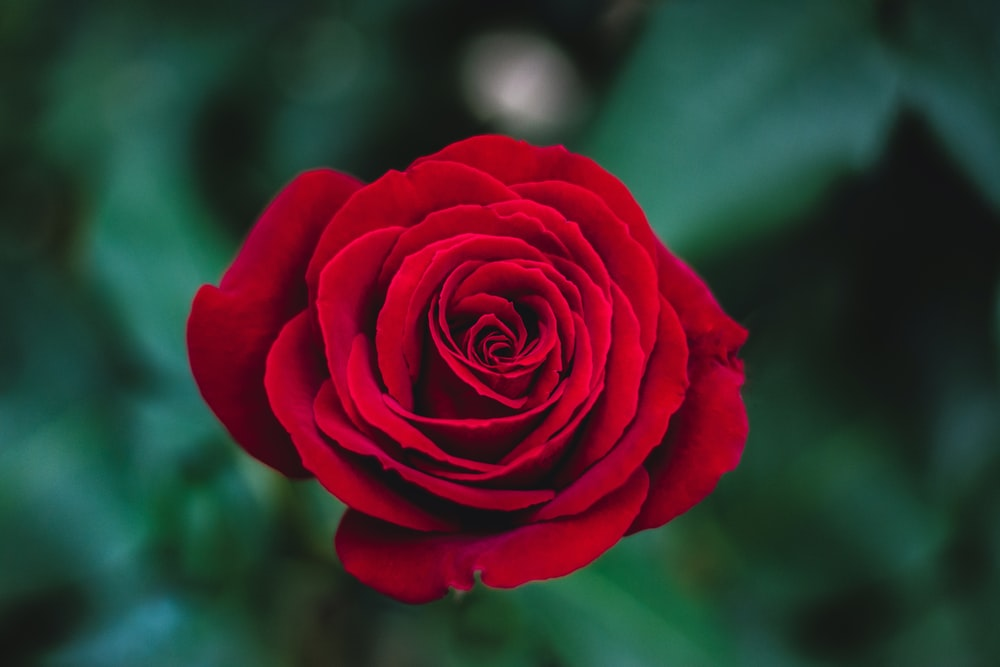
#> input picture rose.jpg, 1000 x 667 px, found by its file name
$ python ColorFilteringorDetection.py
#> lines starting #> are read from the running program, lines starting #| are printed output that depends on the picture; after the words box and inside, x2 and y2 are one past the last pixel; in counts of white or black regions, pixels touching at a corner belong together
"""
In OpenCV, Hue has values from 0 to 180, Saturation and Value from 0 to 255. Thus, OpenCV uses HSV
ranges between (0-180, 0-255, 0-255). In OpenCV, the H values 179, 178, 177 and so on are as close
to the true RED as H value 1, 2, 3 and so on.
"""

import cv2
import numpy as np

image = cv2.imread('rose.jpg')
#> image is the input picture: shape (667, 1000, 3); mean B, G, R 47, 48, 59.6
cv2.imshow("Original", image)

result = image.copy()

# Method-1

image = cv2.cvtColor(image, cv2.COLOR_BGR2HSV)
#> image: shape (667, 1000, 3); mean H, S, V 102.2, 154.2, 84.4

lower1 = np.array([0, 100, 20])
upper1 = np.array([10, 255, 255])

lower2 = np.array([160, 100, 20])
upper2 = np.array([179, 255, 255])

lower_mask = cv2.inRange(image, lower1, upper1)
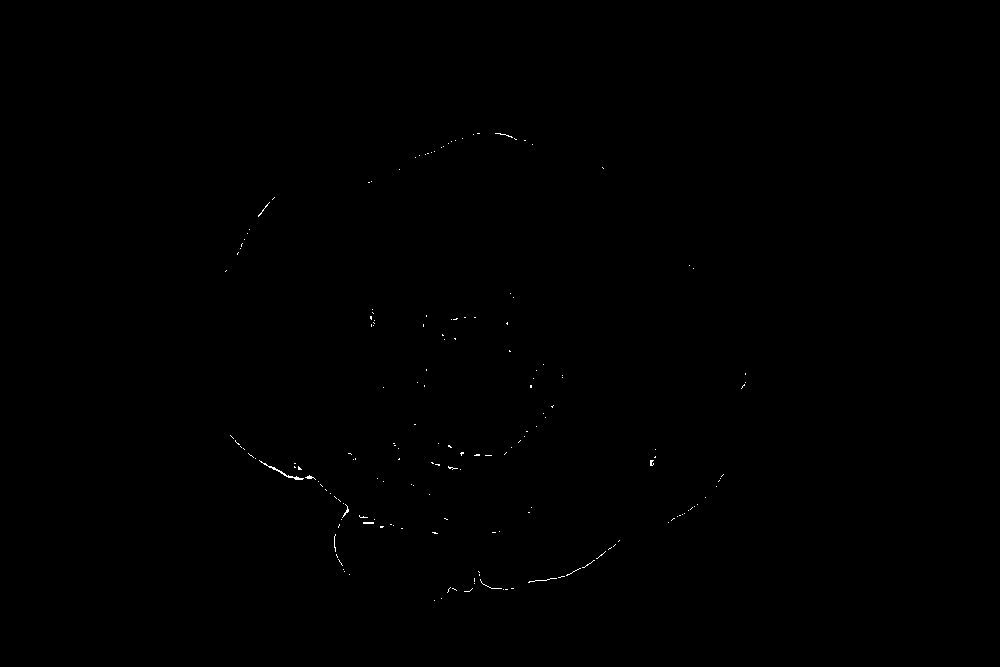
#> lower_mask: shape (667, 1000); 0.11% white in thin lines or dots, all inside (x1, y1, x2, y2) = (225, 133, 746, 601)
upper_mask = cv2.inRange(image, lower2, upper2)
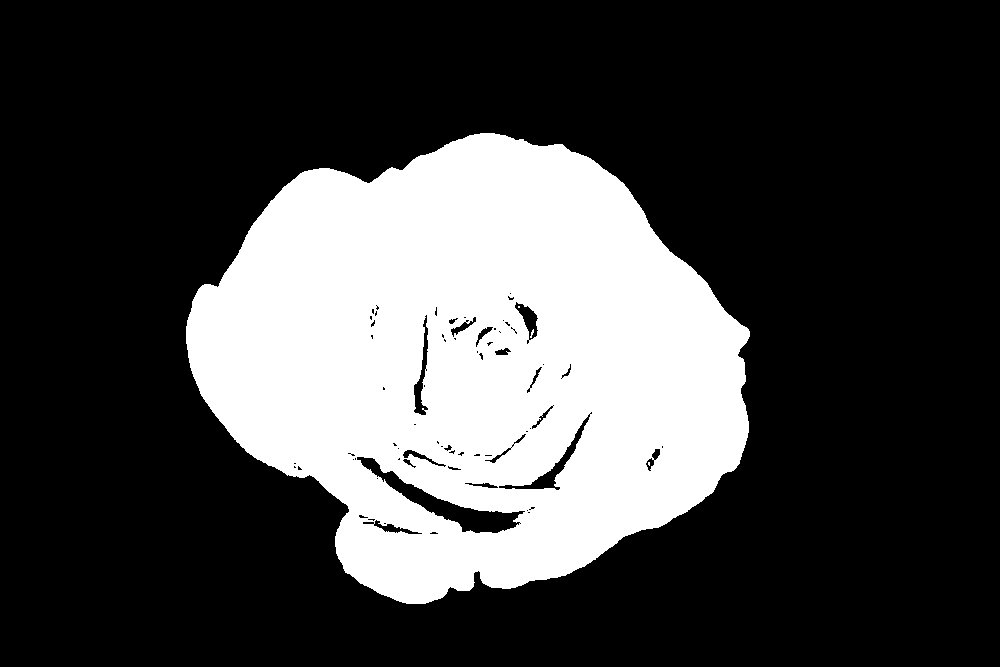
#> upper_mask: shape (667, 1000); 27% white; 4 white regions (3 under 20 px), largest, box (x1, y1, x2, y2) and area: (186, 133, 750, 604) 180283

full_mask = lower_mask + upper_mask
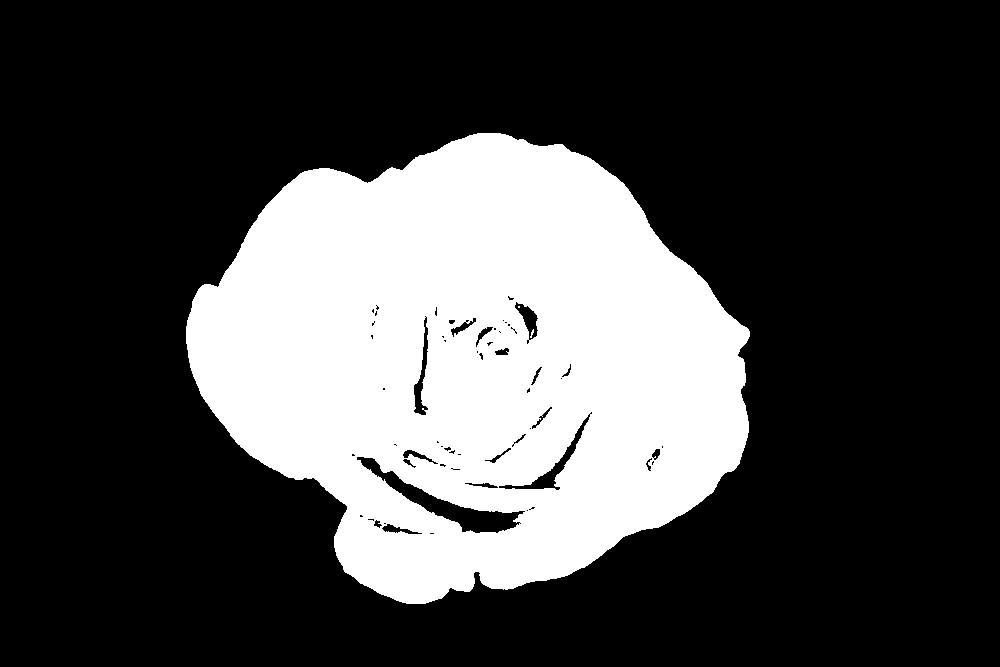
#> full_mask: shape (667, 1000); 27.1% white; 3 white regions (2 under 20 px), largest, box (x1, y1, x2, y2) and area: (186, 133, 750, 604) 181040
result = cv2.bitwise_and(result, result, mask=full_mask)
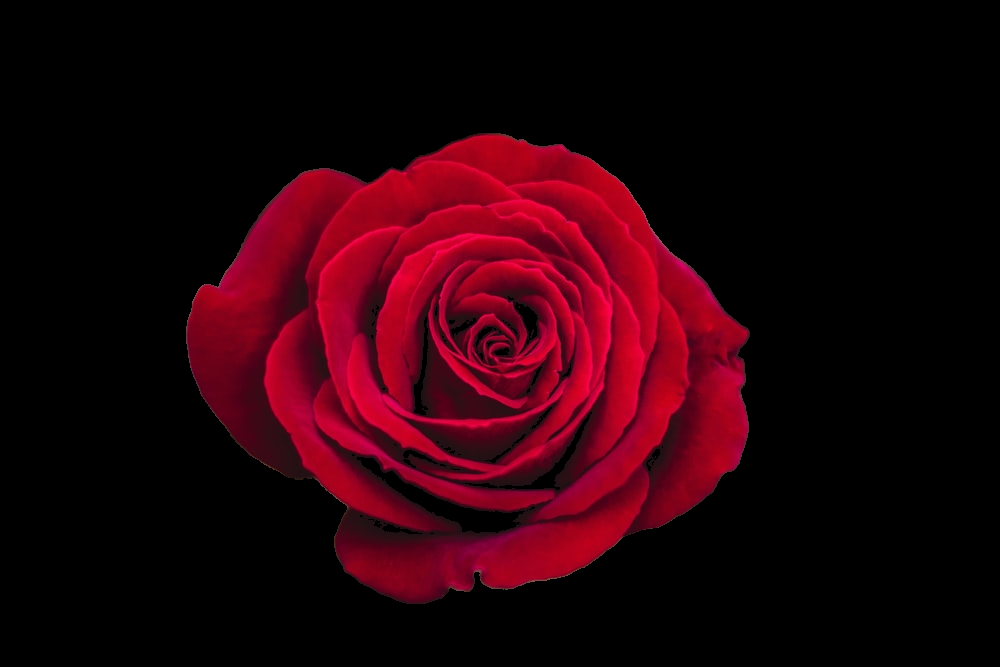
#> result: shape (667, 1000, 3); mean B, G, R 8.9, 1, 37.2

cv2.imshow('mask', full_mask)
cv2.imshow('result', result)

# Method-2

result[(result[:, :, 0] > 110) | (result[:, :, 1] > 35) | (result[:, :, 2] < 0)] = 0
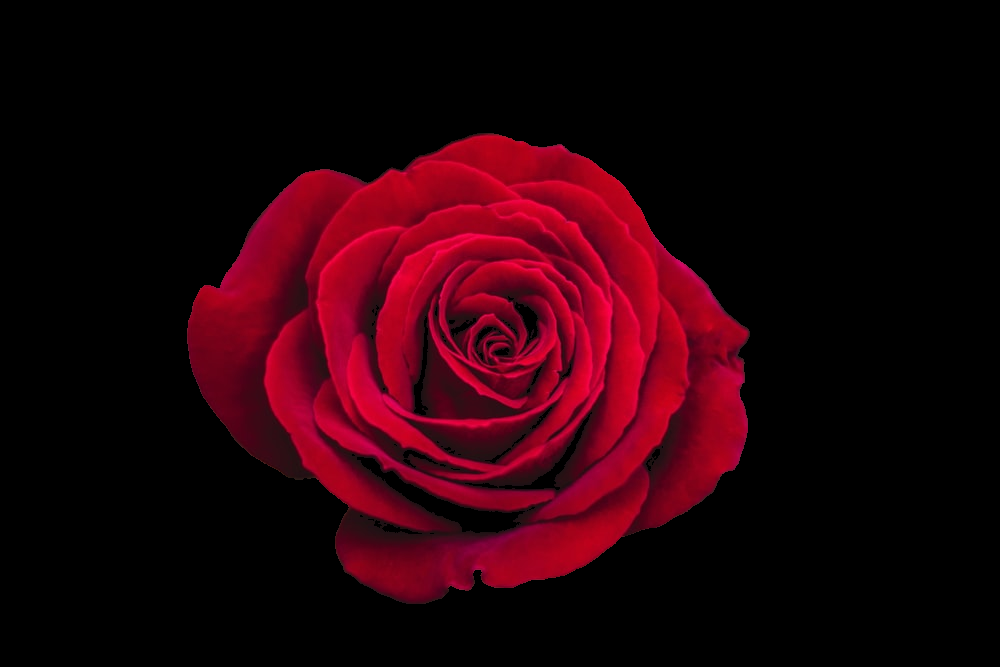
#> result: shape (667, 1000, 3); 0.2% of pixels changed, all inside (x1, y1, x2, y2) = (186, 133, 749, 592)

cv2.imshow('xyz', result)

# Problem(Human Image Extraction)


img = cv2.imread('jumping-people.jpg')
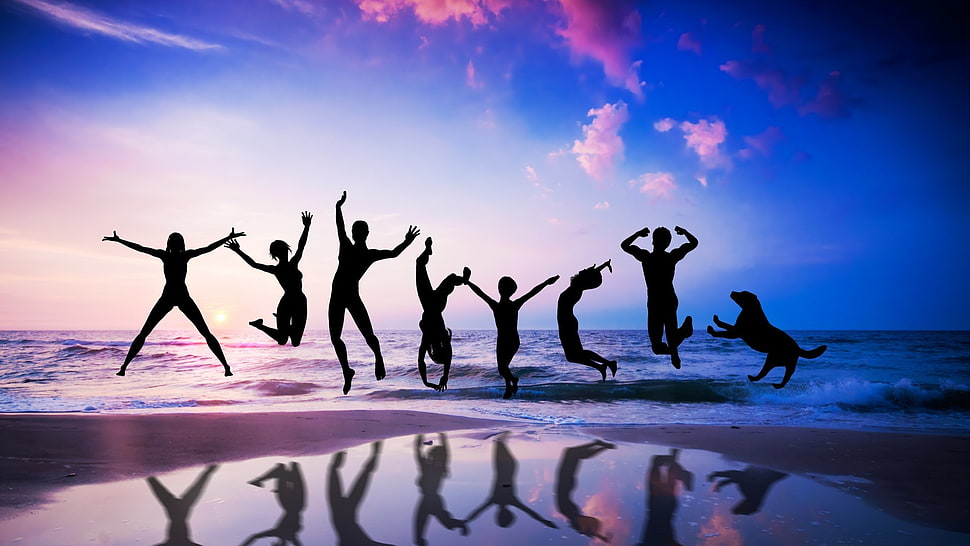
#> input picture jumping-people.jpg, 970 x 546 px, found by its file name
#> img is the input picture: shape (546, 970, 3); mean B, G, R 166.7, 114.6, 111.2
cv2.imshow("Original", img)

duplicate = img.copy()

duplicate[(duplicate[:, :, 0] > 25) | (duplicate[:, :, 1] > 25) | (duplicate[:, :, 2] > 25)] = 255
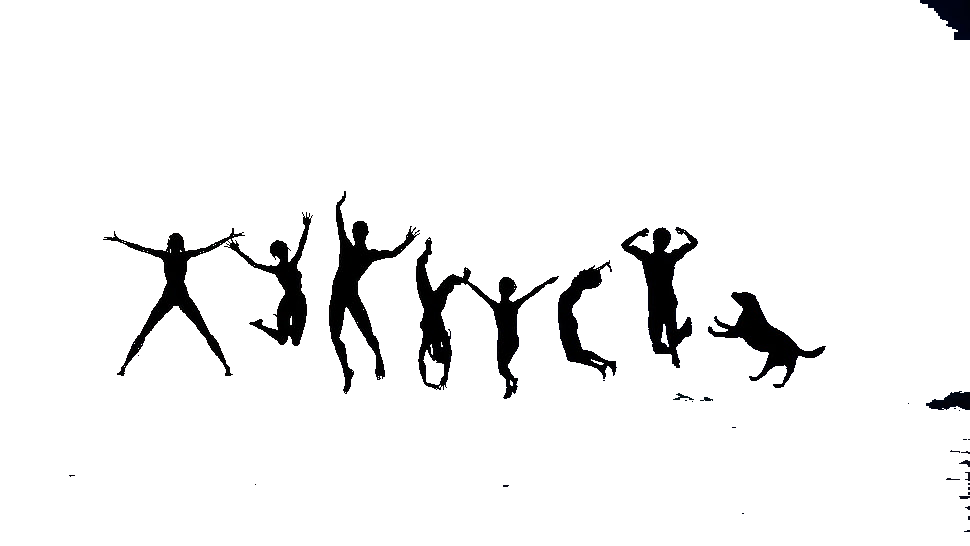
#> duplicate: shape (546, 970, 3); mean B, G, R 241.8, 241.7, 241.7

cv2.imshow('Human', duplicate)
cv2.waitKey(0)
cv2.destroyAllWindows()
